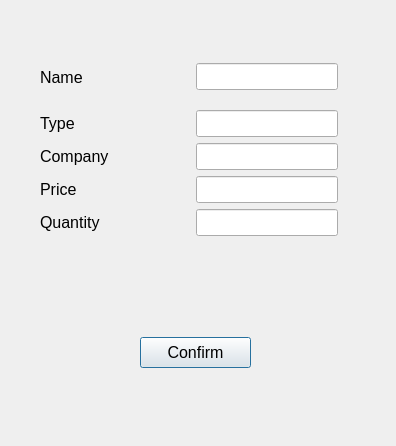
<?xml version="1.0" encoding="UTF-8"?>
<ui version="4.0">
 <class>AddItem</class>
 <widget class="QDialog" name="AddItem">
  <property name="geometry">
   <rect>
    <x>0</x>
    <y>0</y>
    <width>396</width>
    <height>446</height>
   </rect>
  </property>
  <property name="windowTitle">
   <string>Dialog</string>
  </property>
  <widget class="QPushButton" name="confirmbutton">
   <property name="geometry">
    <rect>
     <x>140</x>
     <y>337</y>
     <width>111</width>
     <height>31</height>
    </rect>
   </property>
   <property name="font">
    <font>
     <pointsize>12</pointsize>
    </font>
   </property>
   <property name="text">
    <string>Confirm</string>
   </property>
  </widget>
  <widget class="QWidget" name="">
   <property name="geometry">
    <rect>
     <x>40</x>
     <y>50</y>
     <width>301</width>
     <height>186</height>
    </rect>
   </property>
   <layout class="QVBoxLayout" name="verticalLayout">
    <item>
     <layout class="QHBoxLayout" name="horizontalLayout">
      <item>
       <widget class="QLabel" name="namelabel">
        <property name="font">
         <font>
          <pointsize>12</pointsize>
         </font>
        </property>
        <property name="text">
         <string>Name</string>
        </property>
       </widget>
      </item>
      <item alignment="Qt::AlignHCenter|Qt::AlignVCenter">
       <widget class="QLineEdit" name="nameline">
        <property name="font">
         <font>
          <pointsize>12</pointsize>
         </font>
        </property>
       </widget>
      </item>
     </layout>
    </item>
    <item>
     <layout class="QHBoxLayout" name="horizontalLayout_2">
      <item>
       <widget class="QLabel" name="typelabel">
        <property name="font">
         <font>
          <pointsize>12</pointsize>
         </font>
        </property>
        <property name="text">
         <string>Type</string>
        </property>
       </widget>
      </item>
      <item alignment="Qt::AlignHCenter">
       <widget class="QLineEdit" name="typeline">
        <property name="font">
         <font>
          <pointsize>12</pointsize>
         </font>
        </property>
       </widget>
      </item>
     </layout>
    </item>
    <item>
     <layout class="QHBoxLayout" name="horizontalLayout_3">
      <item>
       <widget class="QLabel" name="companylabel">
        <property name="font">
         <font>
          <pointsize>12</pointsize>
         </font>
        </property>
        <property name="text">
         <string>Company</string>
        </property>
       </widget>
      </item>
      <item alignment="Qt::AlignHCenter">
       <widget class="QLineEdit" name="companyline">
        <property name="font">
         <font>
          <pointsize>12</pointsize>
         </font>
        </property>
       </widget>
      </item>
     </layout>
    </item>
    <item>
     <layout class="QHBoxLayout" name="horizontalLayout_4">
      <item>
       <widget class="QLabel" name="pricelabel">
        <property name="font">
         <font>
          <pointsize>12</pointsize>
         </font>
        </property>
        <property name="text">
         <string>Price</string>
        </property>
       </widget>
      </item>
      <item alignment="Qt::AlignHCenter">
       <widget class="QLineEdit" name="priceline">
        <property name="font">
         <font>
          <pointsize>12</pointsize>
         </font>
        </property>
       </widget>
      </item>
     </layout>
    </item>
    <item>
     <layout class="QHBoxLayout" name="horizontalLayout_5">
      <item>
       <widget class="QLabel" name="quantitylabel">
        <property name="font">
         <font>
          <pointsize>12</pointsize>
         </font>
        </property>
        <property name="text">
         <string>Quantity</string>
        </property>
       </widget>
      </item>
      <item alignment="Qt::AlignHCenter">
       <widget class="QLineEdit" name="quantityline">
        <property name="font">
         <font>
          <pointsize>12</pointsize>
         </font>
        </property>
       </widget>
      </item>
     </layout>
    </item>
   </layout>
  </widget>
 </widget>
 <resources/>
 <connections/>
</ui>
